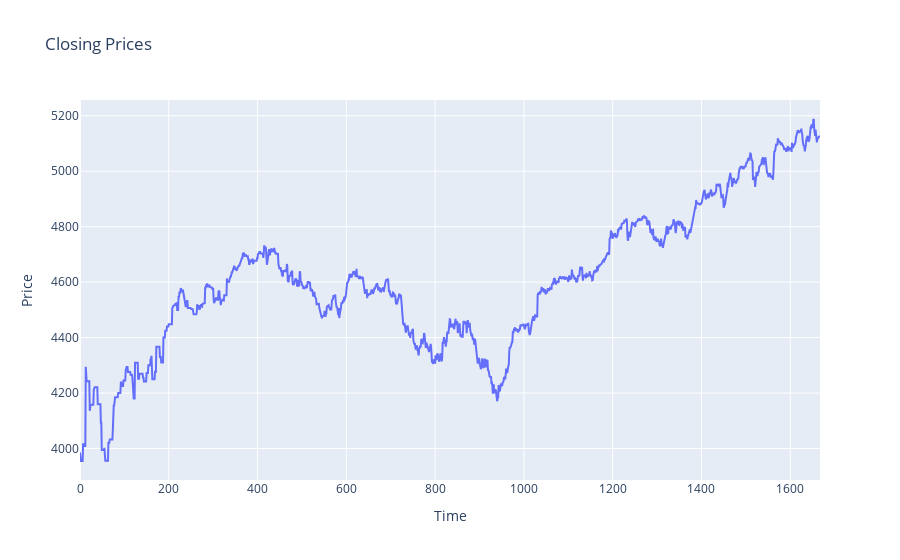

The notebook cell this image was saved under:
### Code cell
# Line plot on the closing prices only
fig = go.Figure(data=go.Scatter(x=df.index, y=df['close'], mode='lines'))
fig.update_layout(title='Closing Prices', xaxis_title='Time', yaxis_title='Price')
fig.show()

### Figure 1 — Plotly figure (JSON) as saved in the notebook; plotly's stock layout.template omitted (floating-point values rounded to 4 significant figures; data arrays with more than 128 entries replaced by an {"elided": "..."} marker saying what was removed)
{"data": [{"mode": "lines", "type": "scatter", "x": {"elided": "1668 int values"}, "y": {"elided": "1668 float values"}}], "layout": {"title": {"text": "Closing Prices"}, "xaxis": {"title": {"text": "Time"}}, "yaxis": {"title": {"text": "Price"}}}}
